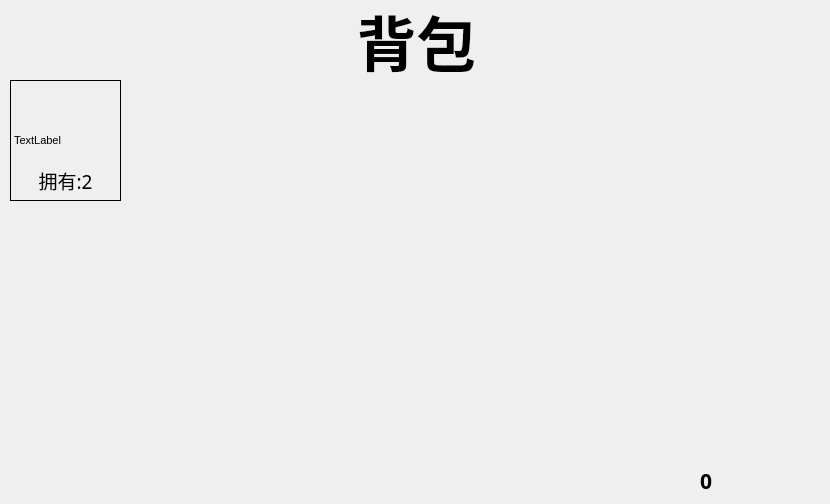
<?xml version="1.0" encoding="UTF-8"?>
<ui version="4.0">
 <class>Knapsack</class>
 <widget class="QWidget" name="Knapsack">
  <property name="geometry">
   <rect>
    <x>0</x>
    <y>0</y>
    <width>830</width>
    <height>504</height>
   </rect>
  </property>
  <property name="windowTitle">
   <string>Form</string>
  </property>
  <widget class="QLabel" name="label_bonds">
   <property name="geometry">
    <rect>
     <x>650</x>
     <y>460</y>
     <width>51</width>
     <height>41</height>
    </rect>
   </property>
   <property name="font">
    <font>
     <weight>75</weight>
     <bold>true</bold>
    </font>
   </property>
   <property name="toolTip">
    <string>点券</string>
   </property>
   <property name="text">
    <string/>
   </property>
   <property name="pixmap">
    <pixmap resource="Img.qrc">:/Img/Bonds.png</pixmap>
   </property>
   <property name="scaledContents">
    <bool>true</bool>
   </property>
  </widget>
  <widget class="QLabel" name="bonds">
   <property name="geometry">
    <rect>
     <x>700</x>
     <y>455</y>
     <width>131</width>
     <height>51</height>
    </rect>
   </property>
   <property name="font">
    <font>
     <family>Arial Black</family>
     <pointsize>16</pointsize>
     <weight>75</weight>
     <bold>true</bold>
    </font>
   </property>
   <property name="toolTip">
    <string>点券</string>
   </property>
   <property name="text">
    <string>0</string>
   </property>
  </widget>
  <widget class="QLabel" name="label_2">
   <property name="geometry">
    <rect>
     <x>0</x>
     <y>441</y>
     <width>831</width>
     <height>20</height>
    </rect>
   </property>
   <property name="text">
    <string/>
   </property>
   <property name="pixmap">
    <pixmap resource="Img.qrc">:/Img/BlueLine.png</pixmap>
   </property>
   <property name="scaledContents">
    <bool>true</bool>
   </property>
  </widget>
  <widget class="MouseEvent" name="label_shop">
   <property name="geometry">
    <rect>
     <x>0</x>
     <y>460</y>
     <width>41</width>
     <height>41</height>
    </rect>
   </property>
   <property name="toolTip">
    <string>商城</string>
   </property>
   <property name="accessibleName">
    <string>商城</string>
   </property>
   <property name="text">
    <string/>
   </property>
   <property name="pixmap">
    <pixmap resource="Img.qrc">:/Img/Shop.png</pixmap>
   </property>
   <property name="scaledContents">
    <bool>true</bool>
   </property>
  </widget>
  <widget class="QLabel" name="label">
   <property name="geometry">
    <rect>
     <x>0</x>
     <y>0</y>
     <width>831</width>
     <height>81</height>
    </rect>
   </property>
   <property name="text">
    <string/>
   </property>
   <property name="pixmap">
    <pixmap resource="Img.qrc">:/Img/Btn_AddFriends.png</pixmap>
   </property>
   <property name="scaledContents">
    <bool>true</bool>
   </property>
  </widget>
  <widget class="QLabel" name="label_3">
   <property name="geometry">
    <rect>
     <x>1</x>
     <y>0</y>
     <width>831</width>
     <height>81</height>
    </rect>
   </property>
   <property name="font">
    <font>
     <family>华文彩云</family>
     <pointsize>45</pointsize>
     <weight>75</weight>
     <bold>true</bold>
    </font>
   </property>
   <property name="text">
    <string>背包</string>
   </property>
   <property name="alignment">
    <set>Qt::AlignCenter</set>
   </property>
  </widget>
  <widget class="QLabel" name="label_renamecard">
   <property name="geometry">
    <rect>
     <x>10</x>
     <y>80</y>
     <width>111</width>
     <height>121</height>
    </rect>
   </property>
   <property name="font">
    <font>
     <pointsize>8</pointsize>
    </font>
   </property>
   <property name="frameShape">
    <enum>QFrame::Panel</enum>
   </property>
   <property name="text">
    <string>TextLabel</string>
   </property>
   <property name="scaledContents">
    <bool>true</bool>
   </property>
  </widget>
  <widget class="QLabel" name="label_renamecardnumber">
   <property name="geometry">
    <rect>
     <x>20</x>
     <y>170</y>
     <width>91</width>
     <height>21</height>
    </rect>
   </property>
   <property name="font">
    <font>
     <family>隶书</family>
     <pointsize>14</pointsize>
    </font>
   </property>
   <property name="autoFillBackground">
    <bool>true</bool>
   </property>
   <property name="text">
    <string>拥有:2</string>
   </property>
   <property name="alignment">
    <set>Qt::AlignCenter</set>
   </property>
  </widget>
 </widget>
 <customwidgets>
  <customwidget>
   <class>MouseEvent</class>
   <extends>QLabel</extends>
   <header>mouseevent.h</header>
  </customwidget>
 </customwidgets>
 <resources>
  <include location="Img.qrc"/>
 </resources>
 <connections/>
</ui>
